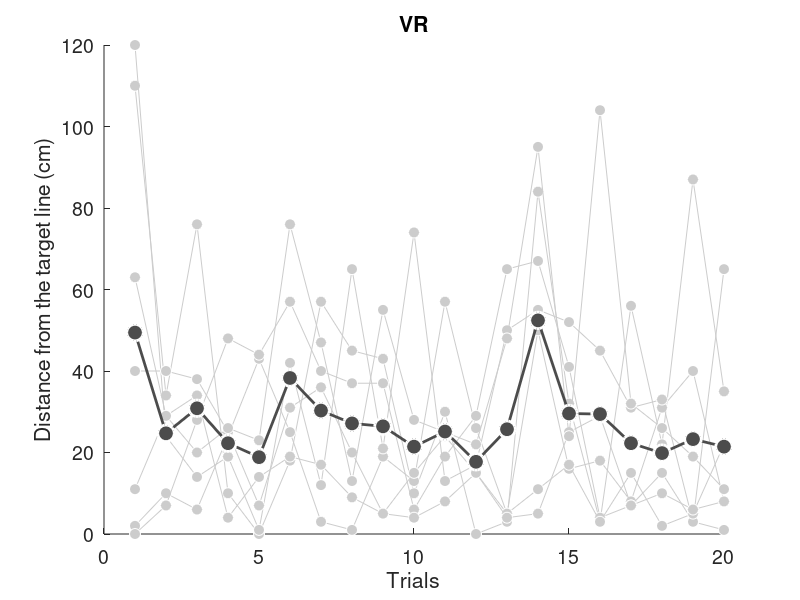

MATLAB code for this plot:
load('scores.mat')

VR0_24h_abs = abs(VR0_24h_diff);
VR0_24h_abs_each = mean(VR0_24h_abs, 2);

x = 1:20;


figure('Position', [100 100 700 400]);
ylim([0, 120])
h = gca;
set(h, 'FontSize', 14)

xlabel('Trials')
ylabel('Distance from the target line (cm)')
title('VR')

for i = 1:VR0_number
    hold on
    y = VR0_24h_abs(:,i);
    plot(x, y', '-o', ...
    'MarkerSize', 8, ...
    'MarkerFaceColor', light_gray, ...
    'MarkerEdgeColor', white, ...
    'Color', light_gray)
end

hold on

plot(x, VR0_24h_abs_each', '-o', ...
    'LineWidth', 2, ...
    'MarkerSize', 12, ...
    'MarkerFaceColor', dark_gray, ...
    'MarkerEdgeColor', white, ...
    'Color', dark_gray)


hold off

saveas(gcf,'./data/figures/VR0_24h_test','epsc')
